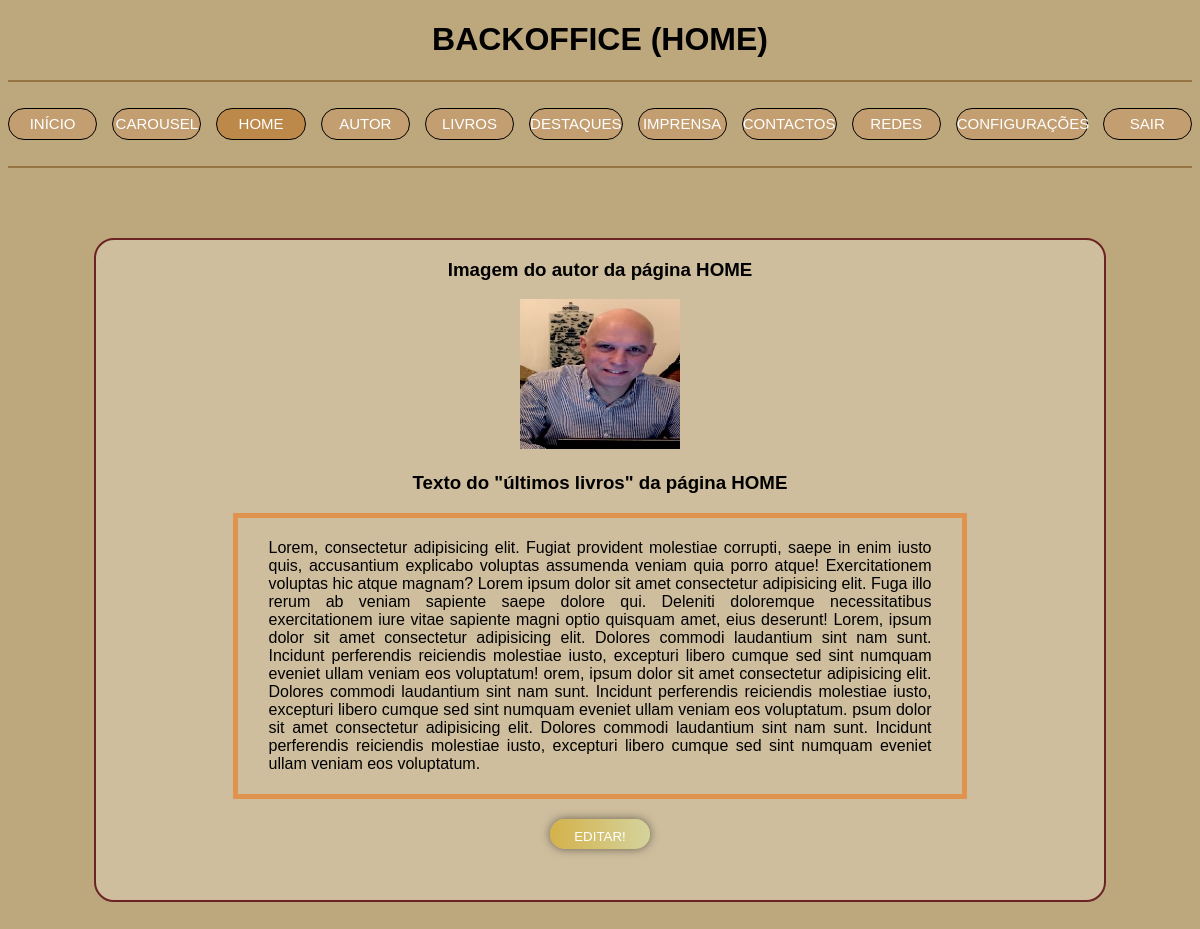
The page /backoffice/home.php (signed in) on the database its author committed.
### tables this page shows
CREATE TABLE `home` (
  `id` int(11) NOT NULL,
  `texto` longtext NOT NULL,
  `imagem_autor` varchar(5000) NOT NULL
);

### config/base_dados.php (called while the page is built, shortened)
<?php
require_once("config.php");
$pdo = new PDO("mysql:dbname=".$base_dados["dbname"].";host=".$base_dados["host"], $base_dados["user"], $base_dados["password"]);
function selectSQL($sql){
    global $pdo;
    $query = $pdo->query($sql);
    return $query->fetchAll(PDO::FETCH_ASSOC);
}
?>

### backoffice/home.php (the view, shortened to what this page needs)
<?php
require_once("../config/base_dados.php");
$pag_atual = pathinfo($_SERVER['PHP_SELF'], PATHINFO_FILENAME);
$item = selectSQL("SELECT * FROM home");
?>
<!DOCTYPE html>
<html lang="pt">
<head>
    <link rel="stylesheet" href="estilo.css">
</head>
<body>
    <header>
        <h1>BACKOFFICE (<?= ucfirst($pag_atual) ?>)</h1>
        <hr>
        <br>
            <div class="nav">
              <a href="inicio.php" <?php if ($pag_atual === 'inicio') echo 'class="active"' ?>>INÍCIO</a>
              <a href="carousel.php" <?php if ($pag_atual === 'carousel') echo 'class="active"' ?>>CAROUSEL</a>
              <a href="home.php" <?php if ($pag_atual === 'home') echo 'class="active"' ?>>HOME</a>
              <a href="autor.php" <?php if ($pag_atual === 'autor') echo 'class="active"' ?>>AUTOR</a>
              <a href="livros.php" <?php if ($pag_atual === 'livros') echo 'class="active"' ?>>LIVROS</a>
              <a href="destaques.php" <?php if ($pag_atual === 'destaques') echo 'class="active"' ?>>DESTAQUES</a>
              <a href="imprensa.php" <?php if ($pag_atual === 'imprensa') echo 'class="active"' ?>>IMPRENSA</a>
              <a href="contactos.php" <?php if ($pag_atual === 'contactos') echo 'class="active"' ?>>CONTACTOS</a>
              <a href="redes.php" <?php if ($pag_atual === 'redes') echo 'class="active"' ?>>REDES</a>
              <a href="configuracoes.php" <?php if ($pag_atual === 'configuracoes') echo 'class="active"' ?>>CONFIGURAÇÕES</a>
              <a href="logout.php" <?php if ($pag_atual === 'logout') echo 'class="active"' ?>>SAIR</a>
            </div>
        <br>
       <hr>
    </header>
    <main>
        <div id = "caixa1" class="caixa">
            <h3>Imagem do autor da página HOME</h3>
            <?php foreach($item as $i): ?>
            <img src="<?= $i["imagem_autor"]; ?>" alt="imagem do autor">
            <h3>Texto do "últimos livros" da página HOME</h3>
            <div class="texto">
                <p><?= $i["texto"] ?></p>
            </div>
            <form action="editar_home.php">
                <button name="id" value="<?= $i["id"] ?>">EDITAR!</button>
            </form>
            <br><br>
            <?php endforeach; ?>
        </div>
    </main>
</body>
</html>

### backoffice/estilo.css (style rules this page uses)
body { background-color: rgb(189, 168, 125); color: rgb(0, 0, 0); font-family:'Lucida Sans', 'Lucida Sans Regular', 'Lucida Grande', 'Lucida Sans Unicode', Geneva, Verdana, sans-serif; text-align: center; }
main { margin-top: 50px; }
.caixa { background-color: rgba(255, 255, 255, 0.25); width: 30%; border-radius: 20px; border: 2px solid rgb(108, 35, 35); margin: 70px auto; padding: 20px 0px; transition-duration: 1s; }
#caixa1 { width: 80%; padding: 0px 30px; }
.nav { display: flex; flex-direction: row; justify-content: center; gap: 15px; text-decoration: none; }
.nav > a { border: 1px solid black; width: 130px; text-decoration: none; color: white; height: 30px; display: flex; flex-direction: column; justify-content: center; border-radius: 20px; font-size: 15px; background-color: rgb(195, 158, 113); }
.nav a.active { background-color: rgb(188, 137, 75); }
hr { border: 1px solid rgb(150, 117, 69); }
h1 { text-transform: uppercase; }
a { text-decoration: none; }
button { height: 30px; width: 100px; background: linear-gradient(90deg, #d4b24a, #d4d39d); color: #fff; border: none; border-radius: 20px; box-shadow: 0px 0px 10px rgba(0, 0, 0, 0.5); padding: 10px 20px; margin-bottom: 15px; }
img { height: 150px; width: 160px }
.texto { width: 70%; margin: auto; border: 5px solid rgb(223, 147, 76); text-align: justify; padding: 5px 30px; margin-bottom: 20px; }

### rows shown on the page
home: imagem_autor (picture), texto "Lorem, consectetur adipisicing elit. Fugiat provident molestiae corrupti, saepe in enim iusto quis, accusantium explicabo voluptas assumenda veniam quia porro atque! Exercitationem voluptas hic atque magnam? Lorem ipsum dolor sit amet consectetur adipisicing elit. Fuga illo rerum ab veniam sapiente saepe dolore qui. Deleniti doloremque necessitatibus exercitationem iure vitae sapiente magni optio quisquam amet, eius deserunt! Lorem, ipsum dolor sit amet consectetur adipisicing elit. Dolores commodi laudantium sint nam sunt. Incidunt perferendis reiciendis molestiae iusto, excepturi libero cumque sed sint numquam eveniet ullam veniam eos voluptatum! orem, ipsum dolor sit amet consectetur…", $i["id"] 1 (drawn)

### other values the page prints
$pag_atual "HOME"
